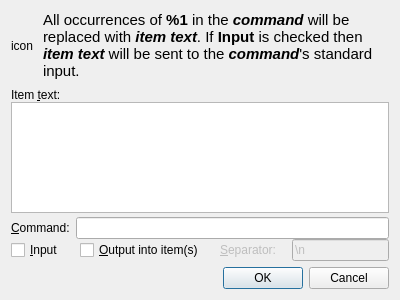
<?xml version="1.0" encoding="UTF-8"?>
<ui version="4.0">
 <class>ActionDialog</class>
 <widget class="QDialog" name="ActionDialog">
  <property name="geometry">
   <rect>
    <x>0</x>
    <y>0</y>
    <width>400</width>
    <height>300</height>
   </rect>
  </property>
  <property name="windowTitle">
   <string>CopyQ Action Dialog</string>
  </property>
  <layout class="QGridLayout" name="gridLayout">
   <item row="0" column="0">
    <layout class="QVBoxLayout" name="verticalLayout">
     <property name="spacing">
      <number>0</number>
     </property>
     <item>
      <layout class="QHBoxLayout" name="horizontalLayout_4">
       <property name="spacing">
        <number>10</number>
       </property>
       <property name="bottomMargin">
        <number>4</number>
       </property>
       <item>
        <widget class="QLabel" name="iconLabel">
         <property name="text">
          <string>icon</string>
         </property>
        </widget>
       </item>
       <item>
        <widget class="QLabel" name="inputInfoLabel">
         <property name="sizePolicy">
          <sizepolicy hsizetype="Expanding" vsizetype="Expanding">
           <horstretch>0</horstretch>
           <verstretch>0</verstretch>
          </sizepolicy>
         </property>
         <property name="text">
          <string>&lt;!DOCTYPE HTML PUBLIC &quot;-//W3C//DTD HTML 4.0//EN&quot; &quot;http://www.w3.org/TR/REC-html40/strict.dtd&quot;&gt;
&lt;html&gt;&lt;head&gt;&lt;meta name=&quot;qrichtext&quot; content=&quot;1&quot; /&gt;&lt;style type=&quot;text/css&quot;&gt;
p, li { white-space: pre-wrap; }
&lt;/style&gt;&lt;/head&gt;&lt;body style=&quot; font-family:'Aller'; font-size:9pt; font-weight:400; font-style:normal;&quot;&gt;
&lt;table border=&quot;0&quot; style=&quot;-qt-table-type: root; margin-top:4px; margin-bottom:4px; margin-left:4px; margin-right:4px;&quot;&gt;
&lt;tr&gt;
&lt;td style=&quot;border: none;&quot;&gt;
&lt;p style=&quot; margin-top:0px; margin-bottom:0px; margin-left:0px; margin-right:0px; -qt-block-indent:0; text-indent:0px;&quot;&gt;&lt;span style=&quot; font-size:11pt;&quot;&gt;All occurrences of &lt;/span&gt;&lt;span style=&quot; font-size:11pt; font-weight:600;&quot;&gt;%1&lt;/span&gt;&lt;span style=&quot; font-size:11pt;&quot;&gt; in the &lt;/span&gt;&lt;span style=&quot; font-size:11pt; font-weight:600; font-style:italic;&quot;&gt;command&lt;/span&gt;&lt;span style=&quot; font-size:11pt;&quot;&gt; will be replaced with &lt;/span&gt;&lt;span style=&quot; font-size:11pt; font-weight:600; font-style:italic;&quot;&gt;item text&lt;/span&gt;&lt;span style=&quot; font-size:11pt;&quot;&gt;. If &lt;/span&gt;&lt;span style=&quot; font-size:11pt; font-weight:600;&quot;&gt;Input&lt;/span&gt;&lt;span style=&quot; font-size:11pt;&quot;&gt; is checked then &lt;/span&gt;&lt;span style=&quot; font-size:11pt; font-weight:600; font-style:italic;&quot;&gt;item text&lt;/span&gt;&lt;span style=&quot; font-size:11pt;&quot;&gt; will be sent to the &lt;/span&gt;&lt;span style=&quot; font-size:11pt; font-weight:600; font-style:italic;&quot;&gt;command&lt;/span&gt;&lt;span style=&quot; font-size:11pt;&quot;&gt;'s standard input.&lt;/span&gt;&lt;/p&gt;&lt;/td&gt;&lt;/tr&gt;&lt;/table&gt;&lt;/body&gt;&lt;/html&gt;</string>
         </property>
         <property name="wordWrap">
          <bool>true</bool>
         </property>
        </widget>
       </item>
      </layout>
     </item>
     <item>
      <layout class="QVBoxLayout" name="inputLayout">
       <property name="spacing">
        <number>0</number>
       </property>
       <property name="leftMargin">
        <number>0</number>
       </property>
       <property name="topMargin">
        <number>4</number>
       </property>
       <property name="rightMargin">
        <number>0</number>
       </property>
       <property name="bottomMargin">
        <number>4</number>
       </property>
       <item>
        <widget class="QLabel" name="label">
         <property name="text">
          <string>Item &amp;text:</string>
         </property>
         <property name="buddy">
          <cstring>inputText</cstring>
         </property>
        </widget>
       </item>
       <item>
        <widget class="QPlainTextEdit" name="inputText"/>
       </item>
      </layout>
     </item>
     <item>
      <layout class="QHBoxLayout" name="horizontalLayout">
       <property name="spacing">
        <number>6</number>
       </property>
       <item>
        <widget class="QLabel" name="label_2">
         <property name="sizePolicy">
          <sizepolicy hsizetype="Preferred" vsizetype="Preferred">
           <horstretch>0</horstretch>
           <verstretch>0</verstretch>
          </sizepolicy>
         </property>
         <property name="text">
          <string>&amp;Command:</string>
         </property>
         <property name="buddy">
          <cstring>cmdEdit</cstring>
         </property>
        </widget>
       </item>
       <item>
        <widget class="QLineEdit" name="cmdEdit"/>
       </item>
      </layout>
     </item>
     <item>
      <layout class="QHBoxLayout" name="horizontalLayout_2">
       <property name="spacing">
        <number>16</number>
       </property>
       <item>
        <widget class="QCheckBox" name="inputCheckBox">
         <property name="enabled">
          <bool>true</bool>
         </property>
         <property name="toolTip">
          <string/>
         </property>
         <property name="text">
          <string>&amp;Input</string>
         </property>
         <property name="checked">
          <bool>false</bool>
         </property>
        </widget>
       </item>
       <item>
        <widget class="QCheckBox" name="outputCheckBox">
         <property name="text">
          <string>&amp;Output into item(s)</string>
         </property>
         <property name="checked">
          <bool>false</bool>
         </property>
        </widget>
       </item>
       <item>
        <layout class="QHBoxLayout" name="horizontalLayout_3">
         <item>
          <widget class="QLabel" name="separatorLabel">
           <property name="enabled">
            <bool>false</bool>
           </property>
           <property name="text">
            <string>&amp;Separator:</string>
           </property>
           <property name="buddy">
            <cstring>separatorEdit</cstring>
           </property>
          </widget>
         </item>
         <item>
          <widget class="QLineEdit" name="separatorEdit">
           <property name="enabled">
            <bool>false</bool>
           </property>
           <property name="text">
            <string>\n</string>
           </property>
          </widget>
         </item>
        </layout>
       </item>
      </layout>
     </item>
    </layout>
   </item>
   <item row="1" column="0">
    <widget class="QDialogButtonBox" name="buttonBox">
     <property name="orientation">
      <enum>Qt::Horizontal</enum>
     </property>
     <property name="standardButtons">
      <set>QDialogButtonBox::Cancel|QDialogButtonBox::Ok</set>
     </property>
    </widget>
   </item>
  </layout>
 </widget>
 <tabstops>
  <tabstop>cmdEdit</tabstop>
  <tabstop>inputCheckBox</tabstop>
  <tabstop>outputCheckBox</tabstop>
  <tabstop>separatorEdit</tabstop>
  <tabstop>buttonBox</tabstop>
  <tabstop>inputText</tabstop>
 </tabstops>
 <resources/>
 <connections>
  <connection>
   <sender>buttonBox</sender>
   <signal>accepted()</signal>
   <receiver>ActionDialog</receiver>
   <slot>accept()</slot>
   <hints>
    <hint type="sourcelabel">
     <x>248</x>
     <y>254</y>
    </hint>
    <hint type="destinationlabel">
     <x>157</x>
     <y>274</y>
    </hint>
   </hints>
  </connection>
  <connection>
   <sender>buttonBox</sender>
   <signal>rejected()</signal>
   <receiver>ActionDialog</receiver>
   <slot>reject()</slot>
   <hints>
    <hint type="sourcelabel">
     <x>316</x>
     <y>260</y>
    </hint>
    <hint type="destinationlabel">
     <x>286</x>
     <y>274</y>
    </hint>
   </hints>
  </connection>
 </connections>
</ui>
